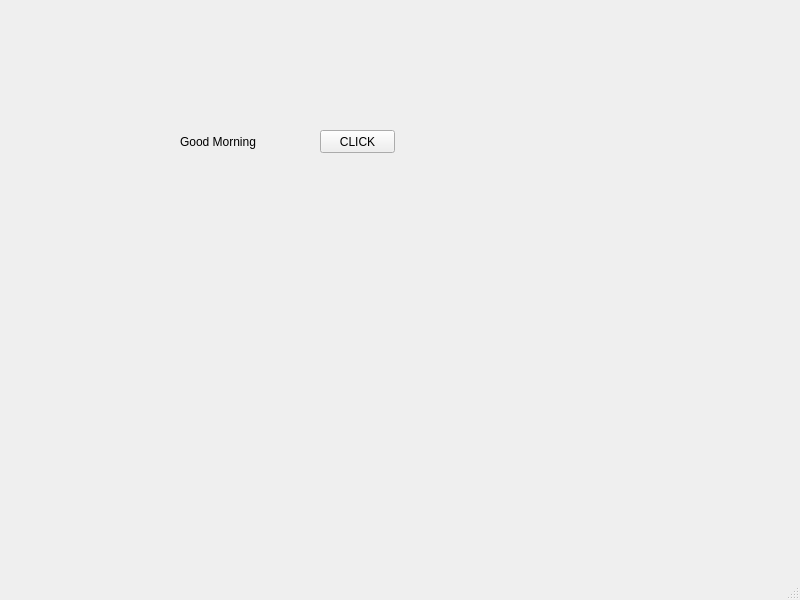
<?xml version="1.0" encoding="UTF-8"?>
<ui version="4.0">
 <class>MainWindow</class>
 <widget class="QMainWindow" name="MainWindow">
  <property name="geometry">
   <rect>
    <x>0</x>
    <y>0</y>
    <width>800</width>
    <height>600</height>
   </rect>
  </property>
  <property name="windowTitle">
   <string>MainWindow</string>
  </property>
  <widget class="QWidget" name="centralwidget">
   <widget class="QLabel" name="lbl">
    <property name="geometry">
     <rect>
      <x>180</x>
      <y>132</y>
      <width>91</width>
      <height>20</height>
     </rect>
    </property>
    <property name="text">
     <string>Good Morning</string>
    </property>
   </widget>
   <widget class="QPushButton" name="pb">
    <property name="geometry">
     <rect>
      <x>320</x>
      <y>130</y>
      <width>75</width>
      <height>23</height>
     </rect>
    </property>
    <property name="text">
     <string>CLICK</string>
    </property>
   </widget>
  </widget>
  <widget class="QMenuBar" name="menubar">
   <property name="geometry">
    <rect>
     <x>0</x>
     <y>0</y>
     <width>800</width>
     <height>21</height>
    </rect>
   </property>
  </widget>
  <widget class="QStatusBar" name="statusbar"/>
 </widget>
 <resources/>
 <connections/>
</ui>
